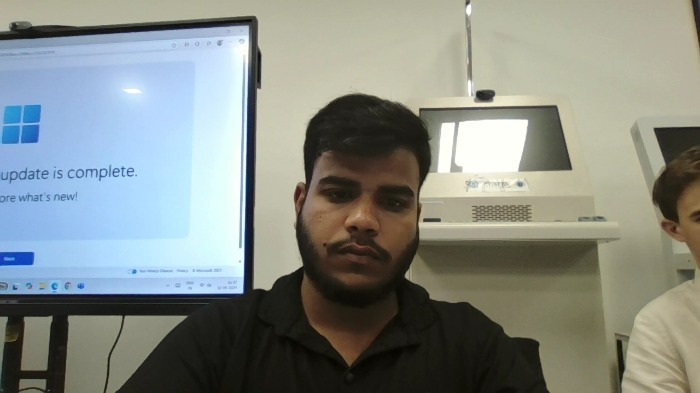
#> input picture server/uploads/1757657224857-left_eye.jpg, 700 x 393 px
$ python qualitycheck.py uploads/1757657224857-left_eye.jpg   (older library calls are emulated)
#> lines starting #> are read from the running program, lines starting #| are printed output that depends on the picture; long printed decimals are rounded
import cv2
import numpy as np
import json
import sys

def analyze_image_quality(image_path,
                         blur_threshold=150,
                         exposure_low_percentile=5,
                         exposure_high_percentile=95,
                         clip_threshold=0.1,
                         visualize=False):
    # Load image and convert to grayscale
#> called with image_path = 'uploads/1757657224857-left_eye.jpg', blur_threshold = 150, exposure_low_percentile = 5, exposure_high_percentile = 95, clip_threshold = 0.1, visualize = False
    image = cv2.imread(image_path)
#> image is the input picture: shape (393, 700, 3); mean B, G, R 133.6, 139, 133.4
    if image is None:
        print(json.dumps({"error": "Image not found or invalid path"}))
        sys.exit(1)

    gray = cv2.cvtColor(image, cv2.COLOR_BGR2GRAY)
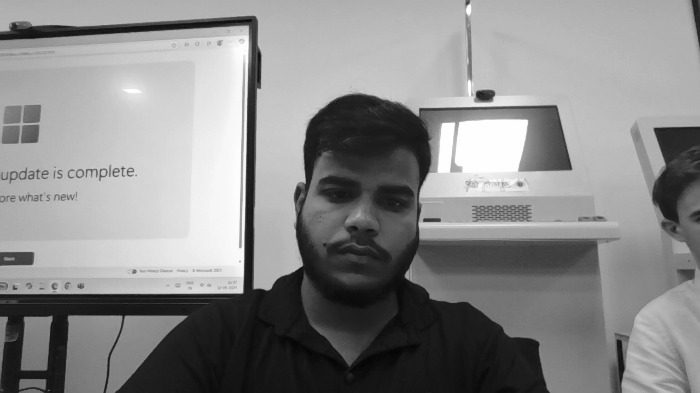
#> gray: shape (393, 700); min 5, max 255, mean 136.7
    h, w = gray.shape
#> h = 393; w = 700

    # Blur detection
    laplacian = cv2.Laplacian(gray, cv2.CV_64F)
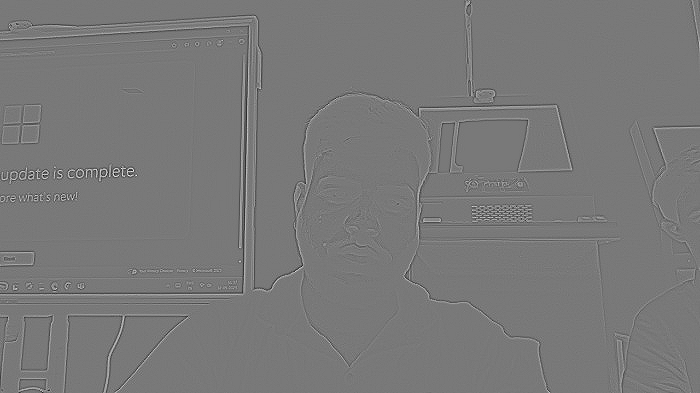
#> laplacian: shape (393, 700) float64; min -215, max 238, mean 0; drawn with min black and max white
    variance = laplacian.var()
#> variance = 280.4
    edges = cv2.Canny(gray, 50, 150)
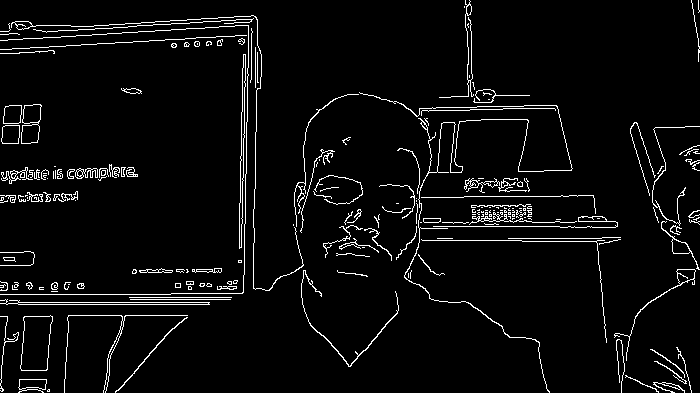
#> edges: shape (393, 700); 4.6% white in thin lines or dots
    edge_density = np.sum(edges > 0) / (h * w)
#> edge_density = 0.0457
    blur_score = variance * edge_density
#> blur_score = 12.82
    is_blurry = blur_score < blur_threshold
#> is_blurry = True

    # Exposure detection
    hist = cv2.calcHist([gray], [0], None, [256], [0, 256])
#> hist = 256 values, max 5864 at index 178, min 0 at index 0, mean 1074.6
    hist = hist / hist.sum()
#> hist = 256 values, max 0.0213 at index 178, min 0 at index 0, mean 0.00391
    shadow_clip = float(np.sum(hist[:10]))
#> shadow_clip = 0.00158
    highlight_clip = float(np.sum(hist[-10:]))
#> highlight_clip = 0.029
    percentile_low = float(np.percentile(gray, exposure_low_percentile))
#> percentile_low = 21
    percentile_high = float(np.percentile(gray, exposure_high_percentile))
#> percentile_high = 233

    exposure_issues = []
    if shadow_clip > clip_threshold:
        exposure_issues.append("underexposed")
    if highlight_clip > clip_threshold:
        exposure_issues.append("overexposed")
    if (percentile_high - percentile_low) < 100:
        exposure_issues.append("low dynamic range")

    exposure_status = "properly exposed" if not exposure_issues else ", ".join(exposure_issues)

    result = {
        "blurry": bool(is_blurry),
        "blurscore": float(blur_score),
        "exposurestatus": exposure_status,
        "shadowclip": shadow_clip,
        "highlightclip": highlight_clip,
        "dynamicrange": float(percentile_high - percentile_low)
    }
#> result = {'blurry': True, 'blurscore': 12.82, 'exposurestatus': 'properly exposed', 'shadowclip': 0.00158, 'highlightclip': 0.029, 'dynamicrange': 212}

    if visualize:
        print(result)  # debugging only
    return result

if __name__ == "__main__":
    path = sys.argv[1] if len(sys.argv) > 1 else "sfbsdfvsdv.jpg"
    result = analyze_image_quality(path, visualize=False)
    print(json.dumps(result))   # ✅ Node.js can parse this
#| {"blurry": true, "blurscore": 12.819, "exposurestatus": "properly exposed", "shadowclip": 0.001578, "highlightclip": 0.02903, "dynamicrange": 212.0}

$ run again, on server/uploads/1757658004602-left_eye.jpg
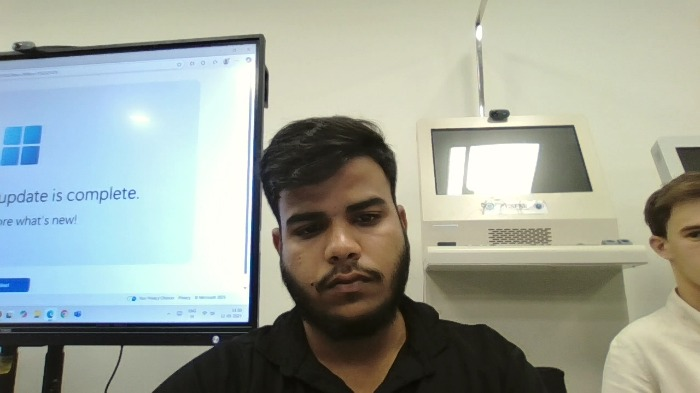
#> input picture server/uploads/1757658004602-left_eye.jpg, 700 x 393 px
#> in analyze_image_quality, image is the input picture: shape (393, 700, 3); mean B, G, R 153.3, 162.7, 155.7
#> in analyze_image_quality, `laplacian = cv2.Laplacian(gray, cv2.CV_64F)`:
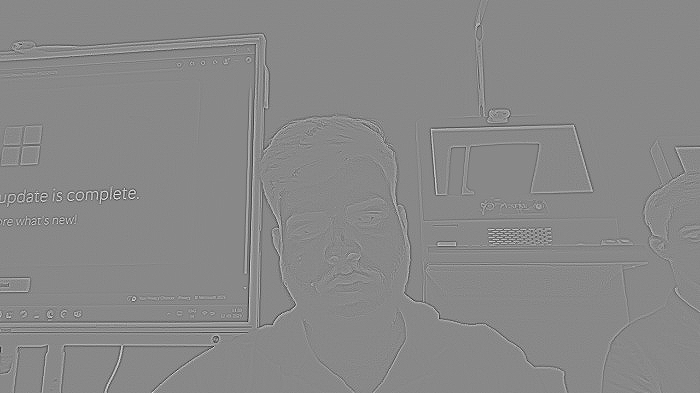
#> laplacian: shape (393, 700) float64; min -249, max 216, mean 0; drawn with min black and max white
#> variance = 302.4
#> in analyze_image_quality, `edges = cv2.Canny(gray, 50, 150)`:
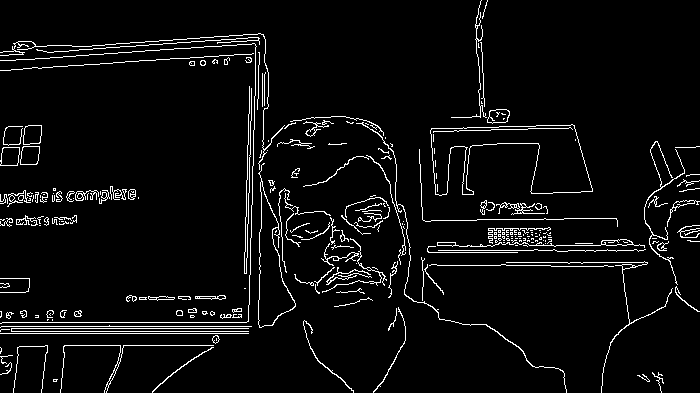
#> edges: shape (393, 700); 4.9% white in thin lines or dots
#> edge_density = 0.049
#> blur_score = 14.82
#> is_blurry = True
#> in analyze_image_quality, `hist = cv2.calcHist([gray], [0], None, [256], [0, 256])`: hist = 256 values, max 8428 at index 254, min 0 at index 0, mean 1074.6
#> in analyze_image_quality, `hist = hist / hist.sum()`: hist = 256 values, max 0.0306 at index 254, min 0 at index 0, mean 0.00391
#> shadow_clip = 0.000105
#> highlight_clip = 0.0644
#> percentile_low = 25
#> percentile_high = 250
#> in analyze_image_quality, `result = { "blurry": bool(is_blurry), "blurscore": float(blur_score), ..`: result = {'blurry': True, 'blurscore': 14.82, 'exposurestatus': 'properly exposed', 'shadowclip': 0.000105, 'highlightclip': 0.0644, 'dynamicrange': 225}
#| {"blurry": true, "blurscore": 14.819, "exposurestatus": "properly exposed", "shadowclip": 0.0001054, "highlightclip": 0.06441, "dynamicrange": 225.0}

$ run again, on server/uploads/1757659797615-left_eye.jpg
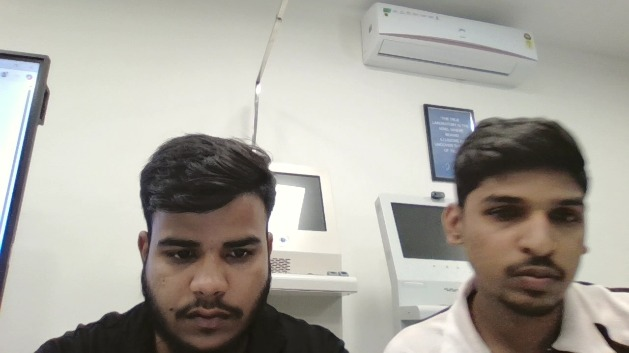
#> input picture server/uploads/1757659797615-left_eye.jpg, 629 x 353 px
#> in analyze_image_quality, image is the input picture: shape (353, 629, 3); mean B, G, R 157.5, 165.7, 169
#> in analyze_image_quality, `laplacian = cv2.Laplacian(gray, cv2.CV_64F)`:
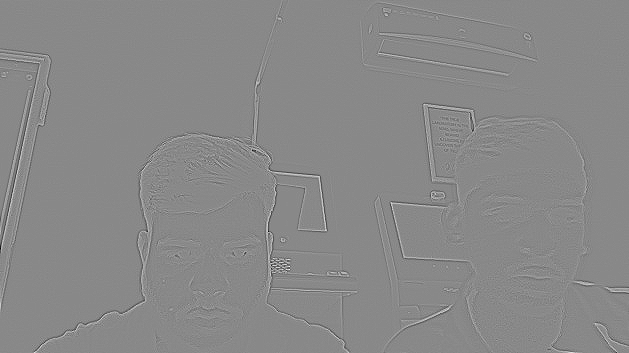
#> laplacian: shape (353, 629) float64; min -246, max 212, mean 0; drawn with min black and max white
#> variance = 207.5
#> in analyze_image_quality, `edges = cv2.Canny(gray, 50, 150)`:
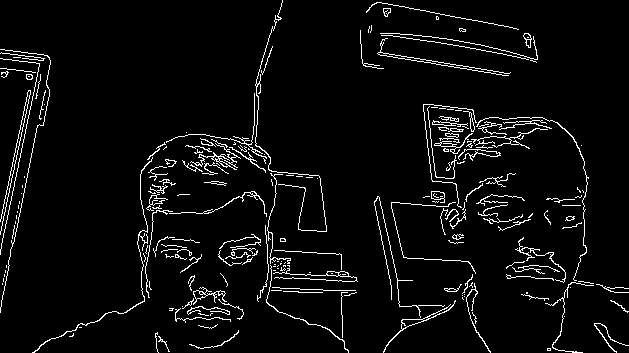
#> edges: shape (353, 629); 4.7% white in thin lines or dots
#> edge_density = 0.0474
#> blur_score = 9.83
#> is_blurry = True
#> in analyze_image_quality, `hist = cv2.calcHist([gray], [0], None, [256], [0, 256])`: hist = 256 values, max 4635 at index 234, min 0 at index 0, mean 867.3
#> in analyze_image_quality, `hist = hist / hist.sum()`: hist = 256 values, max 0.0209 at index 234, min 0 at index 0, mean 0.00391
#> shadow_clip = 0
#> highlight_clip = 0.0227
#> percentile_low = 34
#> percentile_high = 239
#> in analyze_image_quality, `result = { "blurry": bool(is_blurry), "blurscore": float(blur_score), ..`: result = {'blurry': True, 'blurscore': 9.83, 'exposurestatus': 'properly exposed', 'shadowclip': 0, 'highlightclip': 0.0227, 'dynamicrange': 205}
#| {"blurry": true, "blurscore": 9.828, "exposurestatus": "properly exposed", "shadowclip": 0.0, "highlightclip": 0.0227, "dynamicrange": 205.0}
